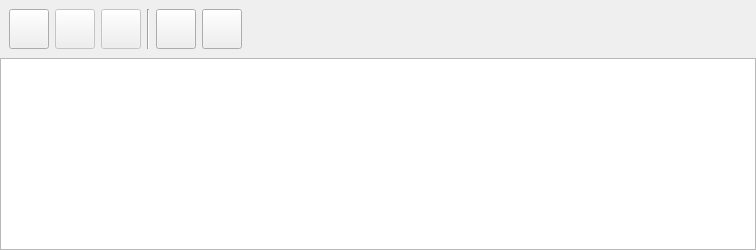
         <widget class="QWidget" name="pageFacturas">
          <layout class="QGridLayout" name="gridLayout_2">
           <property name="leftMargin">
            <number>0</number>
           </property>
           <property name="topMargin">
            <number>0</number>
           </property>
           <property name="rightMargin">
            <number>0</number>
           </property>
           <property name="bottomMargin">
            <number>0</number>
           </property>
           <property name="spacing">
            <number>0</number>
           </property>
           <item row="1" column="0">
            <widget class="QTableView" name="tablaFacturas">
             <property name="minimumSize">
              <size>
               <width>0</width>
               <height>0</height>
              </size>
             </property>
            </widget>
           </item>
           <item row="0" column="0">
            <widget class="QWidget" name="facturaWidget" native="true">
             <property name="minimumSize">
              <size>
               <width>0</width>
               <height>58</height>
              </size>
             </property>
             <property name="styleSheet">
              <string notr="true"/>
             </property>
             <layout class="QHBoxLayout" name="horizontalLayout_2">
              <property name="spacing">
               <number>6</number>
              </property>
              <property name="leftMargin">
               <number>9</number>
              </property>
              <property name="topMargin">
               <number>9</number>
              </property>
              <property name="rightMargin">
               <number>9</number>
              </property>
              <property name="bottomMargin">
               <number>9</number>
              </property>
              <item>
               <widget class="QPushButton" name="addFactura">
                <property name="minimumSize">
                 <size>
                  <width>40</width>
                  <height>40</height>
                 </size>
                </property>
                <property name="toolTip">
                 <string>Añadir Factura (Alt+Ins)</string>
                </property>
                <property name="autoFillBackground">
                 <bool>false</bool>
                </property>
                <property name="styleSheet">
                 <string notr="true"/>
                </property>
                <property name="text">
                 <string/>
                </property>
                <property name="icon">
                 <iconset resource="resources.qrc">
                  <normaloff>:/icons/icon/add.ico</normaloff>:/icons/icon/add.ico</iconset>
                </property>
                <property name="iconSize">
                 <size>
                  <width>25</width>
                  <height>25</height>
                 </size>
                </property>
                <property name="shortcut">
                 <string>Alt+Ins</string>
                </property>
               </widget>
              </item>
              <item>
               <widget class="QPushButton" name="modifyFactura">
                <property name="enabled">
                 <bool>false</bool>
                </property>
                <property name="minimumSize">
                 <size>
                  <width>40</width>
                  <height>40</height>
                 </size>
                </property>
                <property name="toolTip">
                 <string>Modificar Factura (Bloqueado)</string>
                </property>
                <property name="text">
                 <string/>
                </property>
                <property name="icon">
                 <iconset resource="resources.qrc">
                  <normaloff>:/icons/icon/modify.ico</normaloff>
                  <disabledoff>:/icons/icon/modifyOff.ico</disabledoff>:/icons/icon/modify.ico</iconset>
                </property>
                <property name="iconSize">
                 <size>
                  <width>28</width>
                  <height>28</height>
                 </size>
                </property>
               </widget>
              </item>
              <item>
               <widget class="QPushButton" name="deleteFactura">
                <property name="enabled">
                 <bool>false</bool>
                </property>
                <property name="minimumSize">
                 <size>
                  <width>40</width>
                  <height>40</height>
                 </size>
                </property>
                <property name="toolTip">
                 <string>Cancelar Factura (Bloqueado)</string>
                </property>
                <property name="text">
                 <string/>
                </property>
                <property name="icon">
                 <iconset resource="resources.qrc">
                  <normaloff>:/icons/icon/cancel.ico</normaloff>
                  <disabledoff>:/icons/icon/cancelOff.ico</disabledoff>:/icons/icon/cancel.ico</iconset>
                </property>
                <property name="iconSize">
                 <size>
                  <width>25</width>
                  <height>25</height>
                 </size>
                </property>
               </widget>
              </item>
              <item>
               <widget class="Line" name="line">
                <property name="orientation">
                 <enum>Qt::Vertical</enum>
                </property>
               </widget>
              </item>
              <item>
               <widget class="QPushButton" name="searchFactura">
                <property name="minimumSize">
                 <size>
                  <width>40</width>
                  <height>40</height>
                 </size>
                </property>
                <property name="toolTip">
                 <string>Buscar Factura</string>
                </property>
                <property name="text">
                 <string/>
                </property>
                <property name="icon">
                 <iconset resource="resources.qrc">
                  <normaloff>:/icons/icon/search.ico</normaloff>:/icons/icon/search.ico</iconset>
                </property>
                <property name="iconSize">
                 <size>
                  <width>25</width>
                  <height>25</height>
                 </size>
                </property>
               </widget>
              </item>
              <item>
               <widget class="QPushButton" name="cleanFactura">
                <property name="minimumSize">
                 <size>
                  <width>40</width>
                  <height>40</height>
                 </size>
                </property>
                <property name="toolTip">
                 <string>Limpiar Busqueda (F6)</string>
                </property>
                <property name="text">
                 <string/>
                </property>
                <property name="icon">
                 <iconset resource="resources.qrc">
                  <normaloff>:/icons/icon/reload.ico</normaloff>:/icons/icon/reload.ico</iconset>
                </property>
                <property name="iconSize">
                 <size>
                  <width>25</width>
                  <height>25</height>
                 </size>
                </property>
                <property name="shortcut">
                 <string>F6</string>
                </property>
               </widget>
              </item>
              <item>
               <spacer name="horizontalSpacer_2">
                <property name="orientation">
                 <enum>Qt::Horizontal</enum>
                </property>
                <property name="sizeHint" stdset="0">
                 <size>
                  <width>505</width>
                  <height>17</height>
                 </size>
                </property>
               </spacer>
              </item>
             </layout>
            </widget>
           </item>
          </layout>
         </widget>
